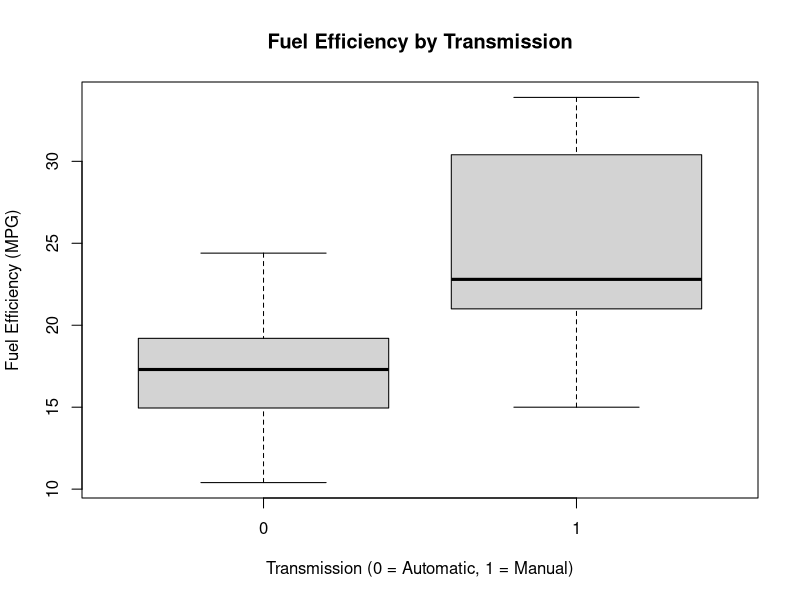
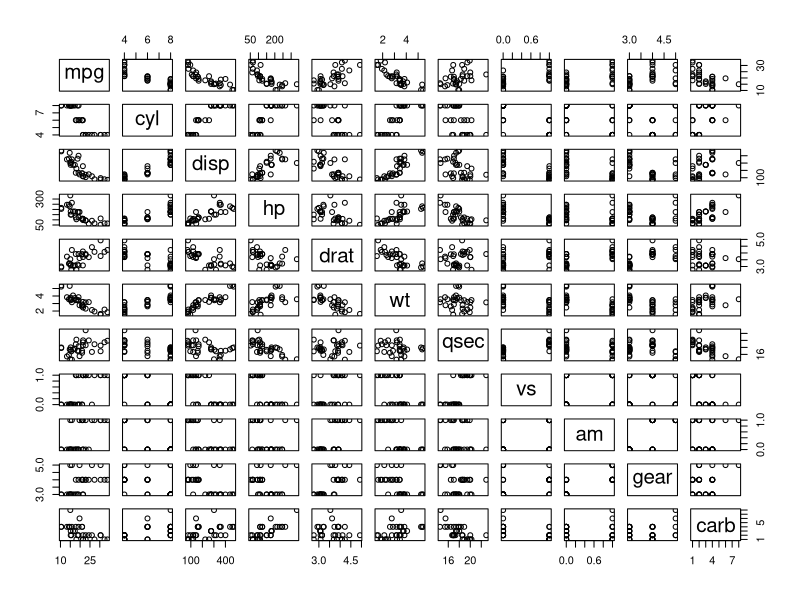
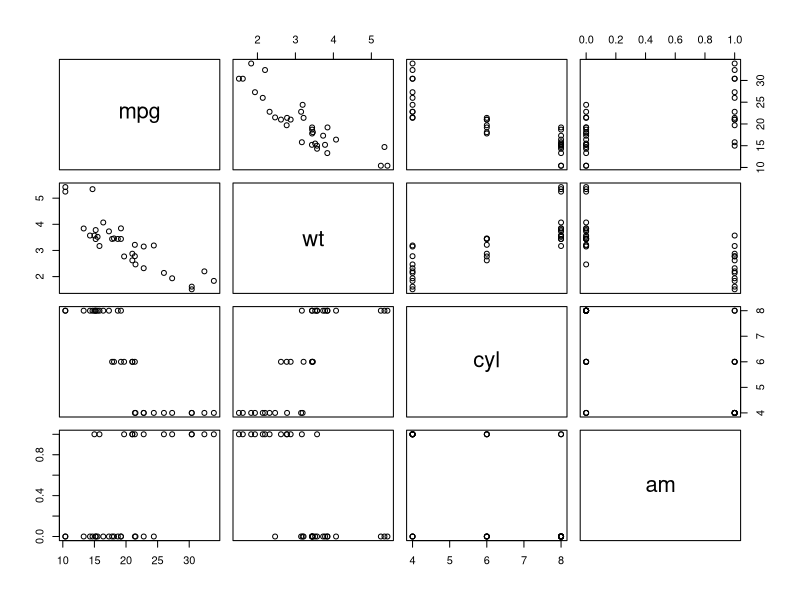
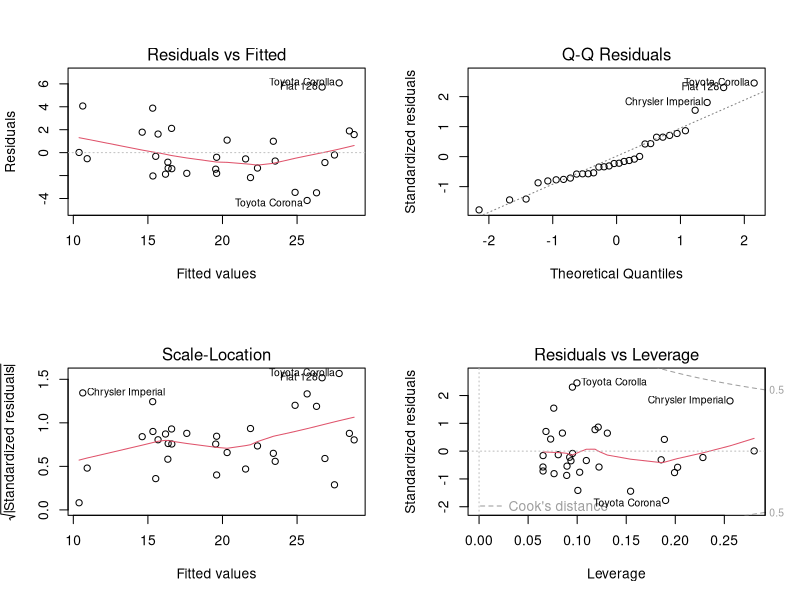

These charts were generated, in order, by the following R code:
## ---- chunk 1
knitr::opts_chunk$set(echo = TRUE)
par(mfrow = c(1, 1))
## ---- chunk 2
data(mtcars)
## ---- chunk 3
res.tt <- t.test(mpg ~ am, data = mtcars)
## ---- chunk 4
fit.full <- lm(mpg ~ ., data = mtcars)   # fit based on all other variables
fit.tran <- lm(mpg ~ am, data = mtcars)  # fit based solely on transmission
## ---- chunk 5
summary(fit.full)$coef[, 4]
summary(fit.tran)$coef[, 4]
## ---- chunk 6
summary(aov(mpg ~ ., data = mtcars))  # results not printed for brevity
## ---- chunk 7
fit.aov <- lm(mpg ~ cyl + disp + wt + am, data = mtcars)
summary(fit.aov)$coef[,4]
## ---- chunk 8
fit.final <- lm(mpg ~ cyl + wt + am, data = mtcars)
summary(fit.final)$coef[,1]
## ---- chunk 9
t(confint(fit.final))
## ---- chunk 10
with(mtcars, boxplot(mpg ~ am, 
                     xlab="Transmission (0 = Automatic, 1 = Manual)",
                     ylab="Fuel Efficiency (MPG)", main="Fuel Efficiency by Transmission"))
## ---- chunk 11
pairs(mpg ~ ., data = mtcars)
## ---- chunk 12
pairs(mpg ~ wt + cyl + am, data = mtcars)
## ---- chunk 13
par(mfrow = c(2, 2))
plot(fit.final)
